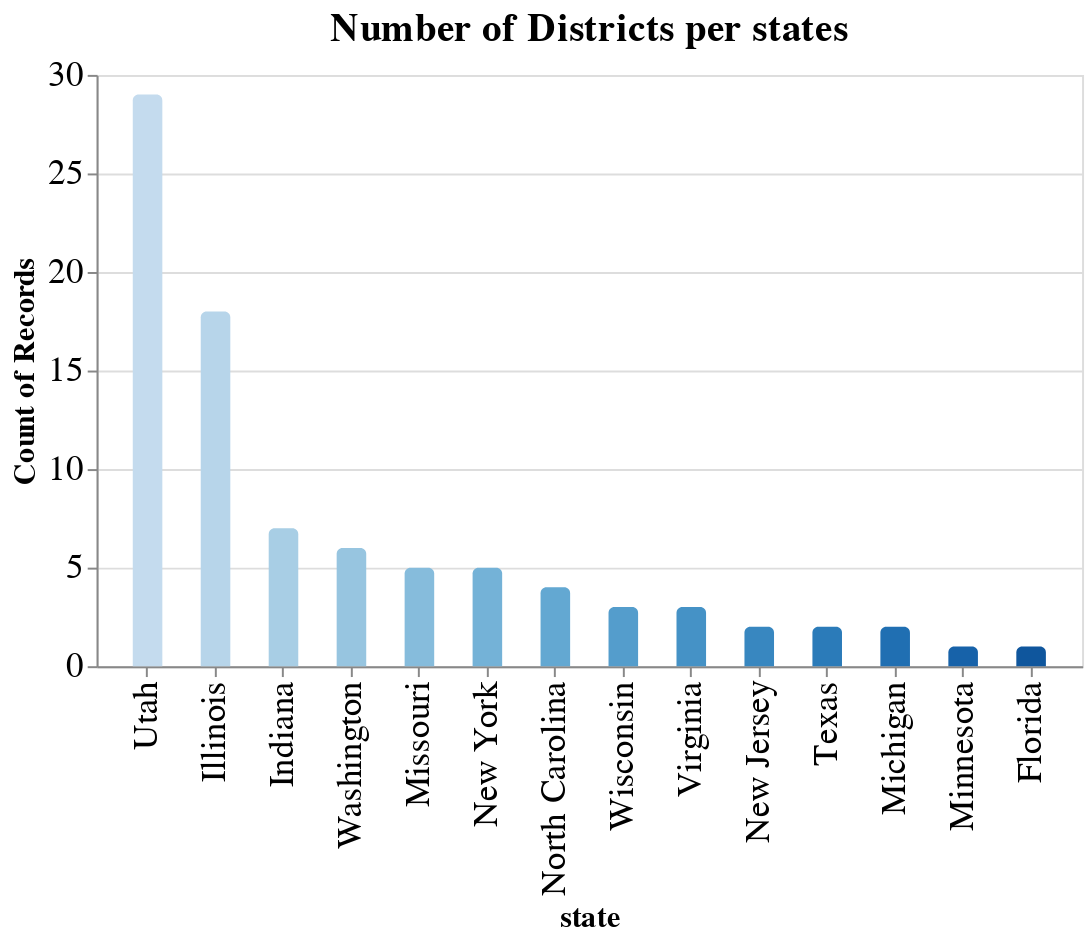

The cell this chart's notebook holds for it:
### Markdown cell above
#**Districts per states**

* As we can see the dataset contains more districts from Utah and Illinois than any other state

### Code cell
alt.Chart(districts_data.dropna()).mark_bar(
    cornerRadiusTopLeft=3,
    cornerRadiusTopRight=3).encode(
    x=alt.X('state:O',sort=alt.EncodingSortField(field="state", op="count", order='descending')),
    y=alt.Y('count(state):O'),
    tooltip='count(state):O',
    color=alt.Color('state:O',
                    sort=alt.EncodingSortField(field="state",op="count", order='descending'),
                    legend=None,scale=alt.Scale(scheme = 'blues')) 
    ).properties(title='Number of Districts per states')

### Figure 1 — Vega-Lite specification as saved in the notebook (floating-point values rounded to 4 significant figures)
{"width": 500, "height": 300, "config": {"style": {"bar": {"size": 15}, "guide-title": {"fontSize": 15}, "guide-label": {"fontSize": 15}}, "scale": {"bandPaddingInner": 0.5, "bandPaddingOuter": 0.5}, "legend": {"symbolSize": 15, "titleFontSize": 15, "labelFontSize": 9}, "axis": {"titleFontSize": 15, "labelFontSize": 18}, "title": {"fontSize": 20}}, "data": {"name": "data-4bbbb94343e6021295c4c6f2acfe577a"}, "mark": {"type": "bar", "cornerRadiusTopLeft": 3, "cornerRadiusTopRight": 3}, "encoding": {"color": {"field": "state", "legend": null, "scale": {"scheme": "blues"}, "sort": {"field": "state", "op": "count", "order": "descending"}, "type": "ordinal"}, "tooltip": {"aggregate": "count", "field": "state", "type": "ordinal"}, "x": {"field": "state", "sort": {"field": "state", "op": "count", "order": "descending"}, "type": "ordinal"}, "y": {"aggregate": "count", "field": "state", "type": "ordinal"}}, "title": "Number of Districts per states", "$schema": "https://vega.github.io/schema/vega-lite/v4.17.0.json", "datasets": {"data-4bbbb94343e6021295c4c6f2acfe577a": [{"district_id": 8815, "state": "Illinois", "locale": "Suburb", "pct_black/hispanic": 0.1, "pct_free/reduced": 0.1, "pp_total_raw": 15000}, {"district_id": 4921, "state": "Utah", "locale": "Suburb", "pct_black/hispanic": 0.1, "pct_free/reduced": 0.3, "pp_total_raw": 7000}, {"district_id": 5987, "state": "Wisconsin", "locale": "Suburb", "pct_black/hispanic": 0.1, "pct_free/reduced": 0.1, "pp_total_raw": 11000}, {"district_id": 3710, "state": "Utah", "locale": "Suburb", "pct_black/hispanic": 0.1, "pct_free/reduced": 0.5, "pp_total_raw": 7000}, {"district_id": 7177, "state": "North Carolina", "locale": "Suburb", "pct_black/hispanic": 0.3, "pct_free/reduced": 0.3, "pp_total_raw": 9000}, {"district_id": 9812, "state": "Utah", "locale": "Suburb", "pct_black/hispanic": 0.1, "pct_free/reduced": 0.3, "pp_total_raw": 7000}, {"district_id": 6584, "state": "North Carolina", "locale": "Rural", "pct_black/hispanic": 0.5, "pct_free/reduced": 0.7, "pp_total_raw": 9000}, {"district_id": 7457, "state": "Washington", "locale": "City", "pct_black/hispanic": 0.5, "pct_free/reduced": 0.5, "pp_total_raw": 13000}, {"district_id": 7614, "state": "Utah", "locale": "City", "pct_black/hispanic": 0.3, "pct_free/reduced": 0.3, "pp_total_raw": 9000}, {"district_id": 4808, "state": "Indiana", "locale": "City", "pct_black/hispanic": 0.9, "pct_free/reduced": 0.9, "pp_total_raw": 9000}, {"district_id": 1877, "state": "Illinois", "locale": "Rural", "pct_black/hispanic": 0.1, "pct_free/reduced": 0.1, "pp_total_raw": 13000}, {"district_id": 2779, "state": "Illinois", "locale": "Rural", "pct_black/hispanic": 0.1, "pct_free/reduced": 0.1, "pp_total_raw": 11000}, {"district_id": 8328, "state": "Utah", "locale": "Town", "pct_black/hispanic": 0.1, "pct_free/reduced": 0.5, "pp_total_raw": 11000}, {"district_id": 9043, "state": "Illinois", "locale": "Suburb", "pct_black/hispanic": 0.9, "pct_free/reduced": 0.9, "pp_total_raw": 13000}, {"district_id": 1549, "state": "Virginia", "locale": "Suburb", "pct_black/hispanic": 0.1, "pct_free/reduced": 0.3, "pp_total_raw": 11000}, {"district_id": 4051, "state": "Missouri", "locale": "Suburb", "pct_black/hispanic": 0.1, "pct_free/reduced": 0.3, "pp_total_raw": 11000}, {"district_id": 2167, "state": "Washington", "locale": "Suburb", "pct_black/hispanic": 0.1, "pct_free/reduced": 0.1, "pp_total_raw": 15000}, {"district_id": 6577, "state": "Illinois", "locale": "Suburb", "pct_black/hispanic": 0.1, "pct_free/reduced": 0.1, "pp_total_raw": 11000}, {"district_id": 4936, "state": "Utah", "locale": "Suburb", "pct_black/hispanic": 0.1, "pct_free/reduced": 0.1, "pp_total_raw": 7000}, {"district_id": 5231, "state": "Utah", "locale": "Town", "pct_black/hispanic": 0.1, "pct_free/reduced": 0.5, "pp_total_raw": 11000}, {"district_id": 8433, "state": "New Jersey", "locale": "Suburb", "pct_black/hispanic": 0.1, "pct_free/reduced": 0.1, "pp_total_raw": 19000}, {"district_id": 2165, "state": "Utah", "locale": "Suburb", "pct_black/hispanic": 0.3, "pct_free/reduced": 0.3, "pp_total_raw": 7000}, {"district_id": 8784, "state": "Illinois", "locale": "Suburb", "pct_black/hispanic": 0.7, "pct_free/reduced": 0.7, "pp_total_raw": 11000}, {"district_id": 7798, "state": "New York", "locale": "Rural", "pct_black/hispanic": 0.1, "pct_free/reduced": 0.3, "pp_total_raw": 23000}, {"district_id": 3550, "state": "Minnesota", "locale": "Suburb", "pct_black/hispanic": 0.5, "pct_free/reduced": 0.7, "pp_total_raw": 15000}, {"district_id": 2601, "state": "Illinois", "locale": "Suburb", "pct_black/hispanic": 0.7, "pct_free/reduced": 0.5, "pp_total_raw": 13000}, {"district_id": 7660, "state": "Utah", "locale": "Suburb", "pct_black/hispanic": 0.1, "pct_free/reduced": 0.1, "pp_total_raw": 7000}, {"district_id": 9899, "state": "Illinois", "locale": "Suburb", "pct_black/hispanic": 0.3, "pct_free/reduced": 0.1, "pp_total_raw": 13000}, {"district_id": 1742, "state": "Missouri", "locale": "Suburb", "pct_black/hispanic": 0.1, "pct_free/reduced": 0.3, "pp_total_raw": 9000}, {"district_id": 4629, "state": "Illinois", "locale": "Suburb", "pct_black/hispanic": 0.1, "pct_free/reduced": 0.3, "pp_total_raw": 17000}, {"district_id": 3222, "state": "Indiana", "locale": "City", "pct_black/hispanic": 0.3, "pct_free/reduced": 0.7, "pp_total_raw": 9000}, {"district_id": 1772, "state": "Utah", "locale": "City", "pct_black/hispanic": 0.3, "pct_free/reduced": 0.5, "pp_total_raw": 9000}, {"district_id": 8884, "state": "Texas", "locale": "City", "pct_black/hispanic": 0.7, "pct_free/reduced": 0.5, "pp_total_raw": 9000}, {"district_id": 1712, "state": "Illinois", "locale": "Suburb", "pct_black/hispanic": 0.5, "pct_free/reduced": 0.5, "pp_total_raw": 13000}, {"district_id": 5042, "state": "Illinois", "locale": "Town", "pct_black/hispanic": 0.3, "pct_free/reduced": 0.9, "pp_total_raw": 11000}, {"district_id": 3692, "state": "Utah", "locale": "Suburb", "pct_black/hispanic": 0.1, "pct_free/reduced": 0.5, "pp_total_raw": 9000}, {"district_id": 4683, "state": "Texas", "locale": "Suburb", "pct_black/hispanic": 0.5, "pct_free/reduced": 0.5, "pp_total_raw": 9000}, {"district_id": 2567, "state": "Washington", "locale": "Suburb", "pct_black/hispanic": 0.1, "pct_free/reduced": 0.3, "pp_total_raw": 13000}, {"district_id": 7767, "state": "North Carolina", "locale": "City", "pct_black/hispanic": 0.5, "pct_free/reduced": 0.7, "pp_total_raw": 11000}, {"district_id": 7308, "state": "Utah", "locale": "Suburb", "pct_black/hispanic": 0.1, "pct_free/reduced": 0.3, "pp_total_raw": 5000}, {"district_id": 8902, "state": "Wisconsin", "locale": "Suburb", "pct_black/hispanic": 0.1, "pct_free/reduced": 0.3, "pp_total_raw": 11000}, {"district_id": 5890, "state": "Illinois", "locale": "Suburb", "pct_black/hispanic": 0.3, "pct_free/reduced": 0.3, "pp_total_raw": 19000}, {"district_id": 3864, "state": "Utah", "locale": "Suburb", "pct_black/hispanic": 0.1, "pct_free/reduced": 0.1, "pp_total_raw": 7000}, {"district_id": 5600, "state": "Utah", "locale": "Suburb", "pct_black/hispanic": 0.1, "pct_free/reduced": 0.3, "pp_total_raw": 7000}, {"district_id": 6919, "state": "Florida", "locale": "Suburb", "pct_black/hispanic": 0.5, "pct_free/reduced": 0.5, "pp_total_raw": 7000}, {"district_id": 7980, "state": "Virginia", "locale": "Rural", "pct_black/hispanic": 0.1, "pct_free/reduced": 0.5, "pp_total_raw": 11000}, {"district_id": 7387, "state": "Utah", "locale": "City", "pct_black/hispanic": 0.1, "pct_free/reduced": 0.3, "pp_total_raw": 7000}, {"district_id": 2956, "state": "Missouri", "locale": "City", "pct_black/hispanic": 0.1, "pct_free/reduced": 0.5, "pp_total_raw": 9000}, {"district_id": 9553, "state": "Illinois", "locale": "Suburb", "pct_black/hispanic": 0.1, "pct_free/reduced": 0.1, "pp_total_raw": 15000}, {"district_id": 1536, "state": "Indiana", "locale": "Rural", "pct_black/hispanic": 0.1, "pct_free/reduced": 0.5, "pp_total_raw": 9000}, {"district_id": 8937, "state": "Illinois", "locale": "Rural", "pct_black/hispanic": 0.1, "pct_free/reduced": 0.1, "pp_total_raw": 13000}, {"district_id": 8520, "state": "New York", "locale": "Rural", "pct_black/hispanic": 0.1, "pct_free/reduced": 0.3, "pp_total_raw": 17000}, {"district_id": 2130, "state": "Washington", "locale": "Suburb", "pct_black/hispanic": 0.5, "pct_free/reduced": 0.7, "pp_total_raw": 15000}, {"district_id": 3772, "state": "Utah", "locale": "Suburb", "pct_black/hispanic": 0.1, "pct_free/reduced": 0.3, "pp_total_raw": 9000}, {"district_id": 4775, "state": "New York", "locale": "Suburb", "pct_black/hispanic": 0.1, "pct_free/reduced": 0.3, "pp_total_raw": 17000}, {"district_id": 9778, "state": "Utah", "locale": "Town", "pct_black/hispanic": 0.1, "pct_free/reduced": 0.5, "pp_total_raw": 9000}, {"district_id": 1470, "state": "New York", "locale": "Rural", "pct_black/hispanic": 0.1, "pct_free/reduced": 0.5, "pp_total_raw": 33000}, {"district_id": 1324, "state": "Indiana", "locale": "Rural", "pct_black/hispanic": 0.1, "pct_free/reduced": 0.5, "pp_total_raw": 9000}, {"district_id": 3160, "state": "Utah", "locale": "Suburb", "pct_black/hispanic": 0.1, "pct_free/reduced": 0.3, "pp_total_raw": 9000}, {"district_id": 2393, "state": "Illinois", "locale": "Suburb", "pct_black/hispanic": 0.1, "pct_free/reduced": 0.1, "pp_total_raw": 13000}, {"district_id": 9230, "state": "Utah", "locale": "Rural", "pct_black/hispanic": 0.1, "pct_free/reduced": 0.1, "pp_total_raw": 7000}, {"district_id": 3248, "state": "Illinois", "locale": "Suburb", "pct_black/hispanic": 0.7, "pct_free/reduced": 0.7, "pp_total_raw": 13000}, {"district_id": 5627, "state": "Indiana", "locale": "Rural", "pct_black/hispanic": 0.1, "pct_free/reduced": 0.5, "pp_total_raw": 9000}, {"district_id": 7752, "state": "Wisconsin", "locale": "Suburb", "pct_black/hispanic": 0.1, "pct_free/reduced": 0.1, "pp_total_raw": 11000}, {"district_id": 4348, "state": "Missouri", "locale": "Suburb", "pct_black/hispanic": 0.1, "pct_free/reduced": 0.3, "pp_total_raw": 9000}, {"district_id": 1052, "state": "Illinois", "locale": "Suburb", "pct_black/hispanic": 0.3, "pct_free/reduced": 0.3, "pp_total_raw": 17000}, {"district_id": 6762, "state": "Utah", "locale": "Suburb", "pct_black/hispanic": 0.1, "pct_free/reduced": 0.1, "pp_total_raw": 5000}, {"district_id": 1204, "state": "Utah", "locale": "Suburb", "pct_black/hispanic": 0.1, "pct_free/reduced": 0.1, "pp_total_raw": 7000}, {"district_id": 2870, "state": "Indiana", "locale": "Suburb", "pct_black/hispanic": 0.9, "pct_free/reduced": 0.7, "pp_total_raw": 9000}, {"district_id": 3558, "state": "North Carolina", "locale": "Suburb", "pct_black/hispanic": 0.3, "pct_free/reduced": 0.3, "pp_total_raw": 9000}, {"district_id": 4668, "state": "Utah", "locale": "Suburb", "pct_black/hispanic": 0.1, "pct_free/reduced": 0.3, "pp_total_raw": 7000}, {"district_id": 2285, "state": "Illinois", "locale": "Suburb", "pct_black/hispanic": 0.1, "pct_free/reduced": 0.5, "pp_total_raw": 13000}, {"district_id": 4744, "state": "Utah", "locale": "Suburb", "pct_black/hispanic": 0.3, "pct_free/reduced": 0.3, "pp_total_raw": 9000}, {"district_id": 7541, "state": "Utah", "locale": "Suburb", "pct_black/hispanic": 0.3, "pct_free/reduced": 0.3, "pp_total_raw": 9000}, {"district_id": 1270, "state": "Utah", "locale": "Rural", "pct_black/hispanic": 0.1, "pct_free/reduced": 0.5, "pp_total_raw": 9000}, {"district_id": 4183, "state": "Utah", "locale": "Town", "pct_black/hispanic": 0.1, "pct_free/reduced": 0.5, "pp_total_raw": 9000}, {"district_id": 5510, "state": "Washington", "locale": "City", "pct_black/hispanic": 0.3, "pct_free/reduced": 0.5, "pp_total_raw": 15000}, {"district_id": 3228, "state": "Indiana", "locale": "Town", "pct_black/hispanic": 0.1, "pct_free/reduced": 0.5, "pp_total_raw": 9000}, {"district_id": 5422, "state": "Missouri", "locale": "Town", "pct_black/hispanic": 0.1, "pct_free/reduced": 0.3, "pp_total_raw": 9000}, {"district_id": 8256, "state": "New Jersey", "locale": "Suburb", "pct_black/hispanic": 0.1, "pct_free/reduced": 0.1, "pp_total_raw": 15000}, {"district_id": 4373, "state": "Utah", "locale": "City", "pct_black/hispanic": 0.1, "pct_free/reduced": 0.1, "pp_total_raw": 9000}, {"district_id": 2441, "state": "Utah", "locale": "Town", "pct_black/hispanic": 0.1, "pct_free/reduced": 0.3, "pp_total_raw": 9000}, {"district_id": 6144, "state": "Michigan", "locale": "Suburb", "pct_black/hispanic": 0.5, "pct_free/reduced": 0.7, "pp_total_raw": 11000}, {"district_id": 3732, "state": "Michigan", "locale": "Suburb", "pct_black/hispanic": 0.5, "pct_free/reduced": 0.5, "pp_total_raw": 13000}, {"district_id": 3266, "state": "Utah", "locale": "Town", "pct_black/hispanic": 0.1, "pct_free/reduced": 0.5, "pp_total_raw": 11000}, {"district_id": 1705, "state": "Washington", "locale": "City", "pct_black/hispanic": 0.3, "pct_free/reduced": 0.5, "pp_total_raw": 13000}, {"district_id": 9515, "state": "New York", "locale": "Rural", "pct_black/hispanic": 0.1, "pct_free/reduced": 0.5, "pp_total_raw": 19000}, {"district_id": 4929, "state": "Virginia", "locale": "Rural", "pct_black/hispanic": 0.1, "pct_free/reduced": 0.5, "pp_total_raw": 13000}]}}
